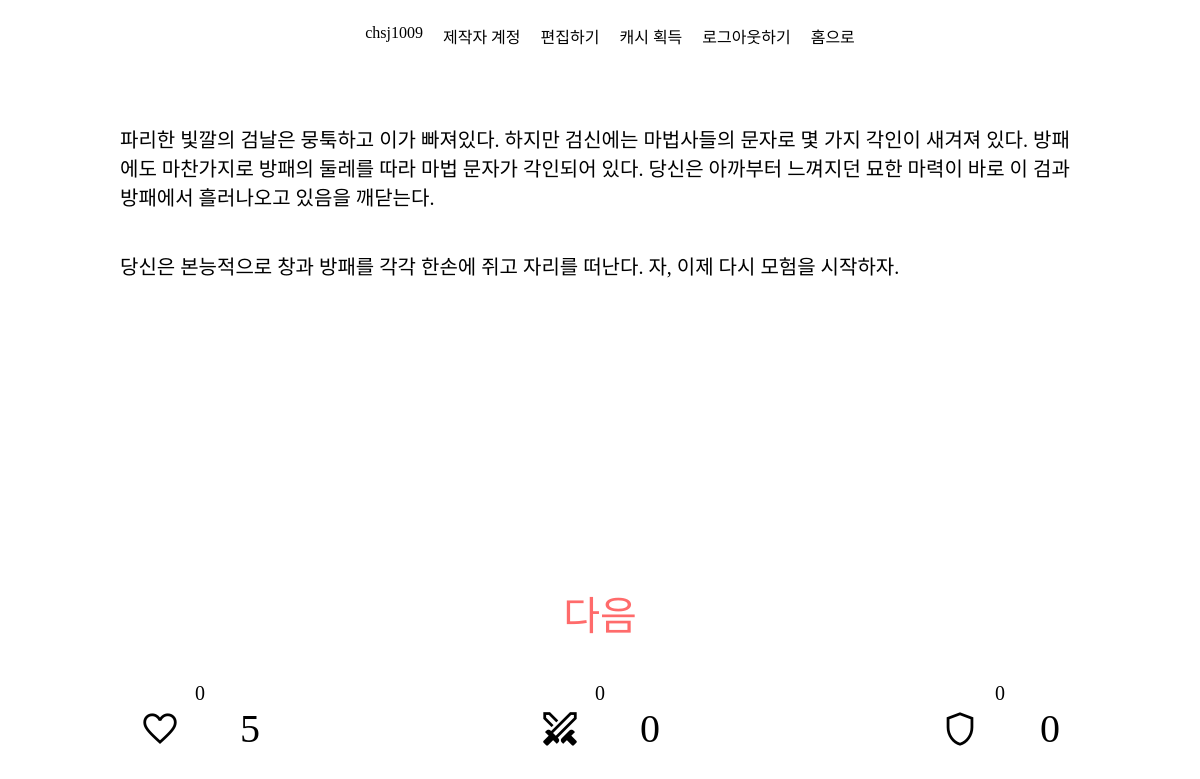
Page /game/beginning_3 (signed in) on the committed database.
### game/models.py (models this page shows, shortened)
class Storyboard(models.Model):
    storyboard_name = models.CharField(verbose_name='STORYBOARD_NAME', max_length=100, default="")
    content = models.TextField()
    choice_attack = models.CharField(max_length=100, default='')
    choice_defence = models.CharField(max_length=100, default='')
    brave = models.IntegerField(default=0)
    wisdom = models.IntegerField(default=0)
    damage = models.IntegerField(default=0)

class UserStatus(models.Model) :
    user = models.ForeignKey(get_user_model(), on_delete=models.CASCADE, related_name='userStatic')
    hp = models.IntegerField(default=5)
    brave = models.IntegerField(default=0)
    wisdom = models.IntegerField(default=0)
    savepoint = models.CharField(default='beginning_0', max_length=100)

### game/views.py (the view)
# urls.py: path('', include('game.urls')),
@login_required(login_url='/login')
def game(request, storyboardname) :
    lenboard = Storyboard.objects.filter(storyboard_name=storyboardname)
    if len(lenboard) == 0 :
        messages.error(request, '선택지에 해당하는 스토리보드가 존재하지 않습니다. 홈으로 돌아왔습니다.')
        return redirect('game:home')
    else :
        storyboard = Storyboard.objects.get(storyboard_name=storyboardname)
        localstoryboardbrave = storyboard.brave
        localstoryboardwisdom = storyboard.wisdom
        localdamage = storyboard.damage
        savepoint = storyboard.storyboard_name
        user = request.user
        originaluserstatus = UserStatus.objects.get(user=user)
        localbrave = originaluserstatus.brave
        localwisdom = originaluserstatus.wisdom
        localhp=originaluserstatus.hp
        usersavepoint = originaluserstatus.savepoint
        if usersavepoint != storyboardname :
            userstatuscalculate = UserStatus.objects.filter(user=user).update(
                brave = localbrave+localstoryboardbrave,
                wisdom = localwisdom+localstoryboardwisdom,
                hp = localhp-localdamage,
                savepoint=savepoint
            )
        resultUserStatus = UserStatus.objects.get(user=user)
        resulthp = resultUserStatus.hp
        if resulthp <= 0:
            return redirect('game:result')
        return render(request, "game/game.html", {"storyboard" : storyboard, "userstatus" : resultUserStatus})

### game/templates/game/game.html (shortened to what this page needs)
{% extends 'game/base.html' %}{% load static %}
{% block css %}
<link rel="stylesheet" type="text/css" href="{% static 'game/game.css' %}">
{% endblock css %}
{% block content %}
    <div class="content">
       <p>{{ storyboard.content | linebreaks }}</p>
    </div>
    {% if storyboard.choice_attack != storyboard.choice_defence %}
        <div class="buttonContainer">
            <div class="attackButton">
                <a id="attackButton" href="{% url 'game:game' storyboard.choice_attack %}">공격</a>
            </div>
            <div class="defenceButton">
                <a id="defenceButton" href="{% url 'game:game' storyboard.choice_defence %}">수비</a>
            </div>
        </div>
    {% else %}
    <div class="buttonContainer">
        <div class="attackButton">
            <a id="attackButton" href="{% url 'game:game' storyboard.choice_attack %}">다음</a>
        </div>
    </div>
    {% endif %}
    <nav class="eventContainer">
        <div id="damage">{{ storyboard.damage }}</div>
        <div id="attainedBrave">{{ storyboard.brave }}</div>
        <div id="attainedWisdom">{{ storyboard.wisdom }}</div>
    </nav>
    <nav class="statusContainer">
        <div id="hp">
            <span class="material-symbols-outlined" style="font-size: 40px;">
            </span>
            {{ userstatus.hp }}
        </div>
        <div id="brave">
            <span class="material-symbols-outlined" style="font-size: 40px;">
            </span>
            {{ userstatus.brave }}
        </div>
        <div id="wisdom">
            <span class="material-symbols-outlined" style="font-size: 40px;">
            </span>
            {{ userstatus.wisdom }}
        </div>
    </nav>
{% endblock content%}

### game/templates/game/base.html (shortened to what this page needs)
<!DOCTYPE html>
<html lang="en">
<head>
    {% load static %}
    {% block css %}
    {% endblock css %}
    <link rel="stylesheet" type="text/css" href="{% static 'game/base.css' %}">
</head>
<body>
    <nav id="topMenu">
        <ul class="topMenuContainer">
            {% if user.is_authenticated %}
            <li class="topMenuItem" id="username">{{user.username}}</li>
                {% if user.is_superuser %}
                <li class="topMenuItem" id="superuserAlert">제작자 계정</li>
                <li><a class="topMenuItem" id="list" href="{% url 'game:list' %}">편집하기</a></li>
                <li><a class="topMenuItem" id="cashGain" href="{% url 'shopping:cash' %}">캐시 획득</a></li>
                {% endif %}
            <li><a class="topMenuItem" id="logout" href="{% url 'game:logout' %}">로그아웃하기</a></li>
            {% else %}
            <li><a class="topMenuItem" id="login" href="{% url 'game:login' %}">로그인하기</a></li>
            <li><a class="topMenuItem" id="signup" href="{% url 'game:signup' %}">회원가입하기<a></a></li>
            {% endif %}
            <li><a class="topMenuItem" id="toHome" href="{% url 'game:home' %}">홈으로</a></li>
        </ul>
    </nav>
    {% block content %} {% endblock content %}
</body>
</html>

### game/static/game/game.css (style rules this page uses)
.content { display: flex; align-items:baseline; flex-direction: column; overflow: auto; width:80vw; height:60vh; text-align:left; font-size: 20px; }
.statusContainer { display: flex; justify-content: space-around; flex-wrap: wrap; width: 100%; margin-bottom:5vh; }
.statusContainer div { font-size: 40px; display: flex; justify-content: space-around; width: 15vw; align-items: center; text-align: center; }
.eventContainer { display: flex; justify-content: space-around; bottom:5vh; flex-wrap: wrap; width: 100%; }
.eventContainer div { margin-top : 5vh; font-size: 20px; }
.buttonContainer { display: flex; justify-content: space-around; width: 70vw; margin-top : 5vh; }
.buttonContainer a { text-decoration: none; font-size: 5vh; }
.buttonContainer #attackButton { color : #FF6B6B; }
.buttonContainer #attackButton::after { color: #FF6B6B; }

### game/static/game/base.css (style rules this page uses)
li { list-style-type: none; float: left; margin-right: 20px; }
li a { text-decoration: none; color: black; }
#topMenu { background-color: white; top: 0; display: flex; width: 100%; justify-content: center; }
body { display: flex; flex-direction: column; align-items: center; justify-content: center; height: 100%; margin: 0; }
html { height:100%; }

### rows in the picture
Storyboard: content "파리한 빛깔의 검날은 뭉툭하고 이가 빠져있다. 하지만 검신에는 마법사들의 문자로 몇 가지 각인이 새겨져 있다. 방패에도 마찬가지로 방패의 둘레를 따라 마법 문자가 각인되어 있다. 당신은 아까부터 느껴지던 묘한 마력이 바로 이 검과 방패에서 흘러나오고 있음을 깨닫는다. 당신은 본능적으로 창과 방패를 각각 한손에 쥐고 자리를 떠난다. 자, 이제 다시 모험을 시작하자.", damage "0", brave "0", wisdom "0"
UserStatus: hp "5", brave "0", wisdom "0"

### other values in the picture
{{ user.username }} "chsj1009"
